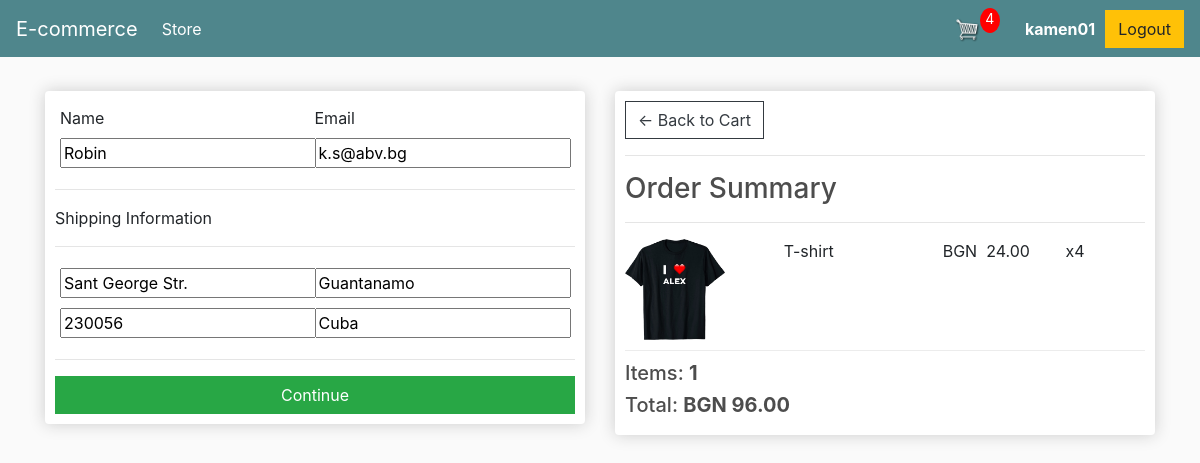
The page /checkout/ (signed in) on the database as committed earlier.
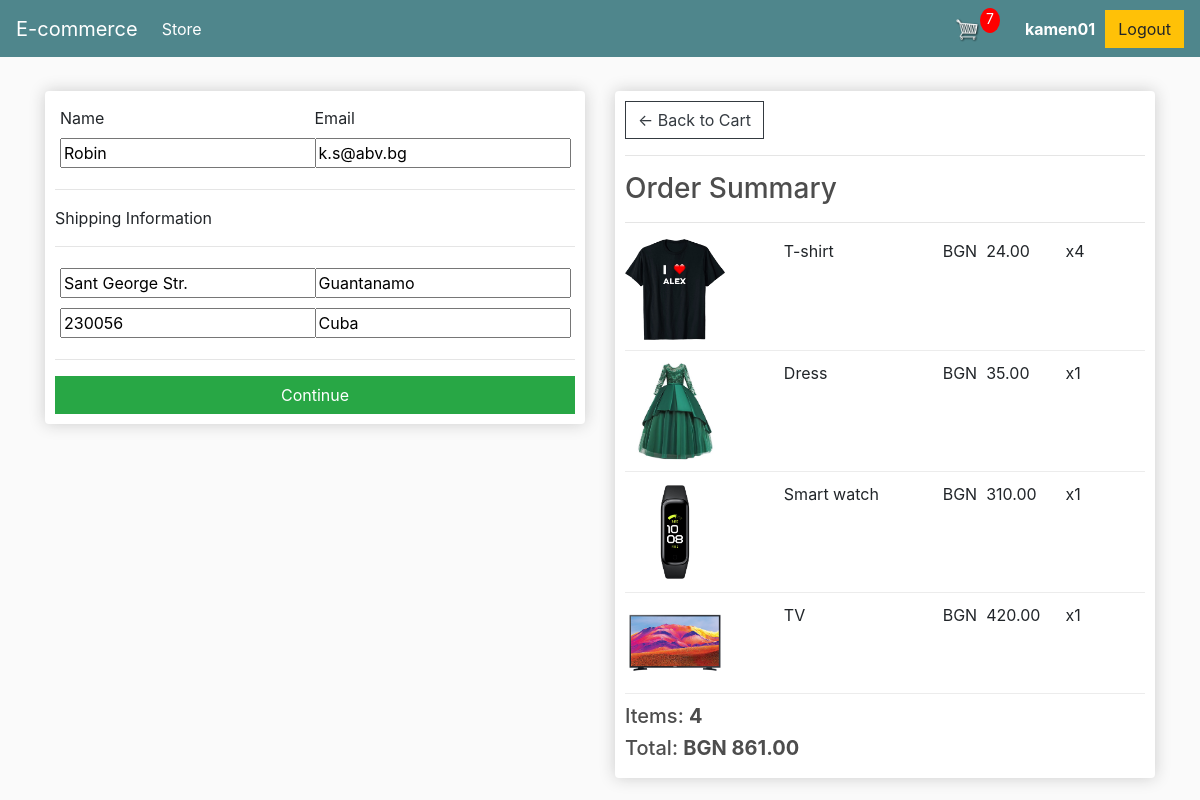
The same page on the database as committed later.
### ecommerce/store/models.py (models this page shows, shortened)
class Customer(models.Model):
    user = models.OneToOneField(User, on_delete=models.CASCADE)
    name = models.CharField(max_length=40, blank=True, null=True)
    email = models.EmailField(blank=True, null=True)

class Order(models.Model):
    customer = models.ForeignKey(Customer, on_delete=models.SET_NULL, null=True)
    date_ordered = models.DateTimeField(auto_now_add=True)
    complete = models.BooleanField(default=False)
    transaction_id = models.CharField(max_length=20, null=True, blank=True)
    @property
    def total_order_price(self):
        result = 0
        items = self.orderitem_set.all()
        for item in items:
            result += item.total_price
        return result

class OrderItem(models.Model):
    product = models.ForeignKey(Product, on_delete=models.DO_NOTHING)
    order = models.ForeignKey(Order, on_delete=models.CASCADE)
    quantity = models.IntegerField(default=0)
    data_added = models.DateTimeField(auto_now_add=True)
    @property
    def total_price(self):
        result = self.quantity*self.product.price
        return result

class Product(models.Model):
    name = models.CharField(max_length=20)
    price = models.FloatField()
    category = models.ForeignKey(Category, on_delete=models.CASCADE)
    image = models.ImageField(upload_to='static/images/', blank=True, null=True)
    description = models.TextField(max_length=400, null=True, blank=True)

### ecommerce/store/views.py (the view, shortened to what this page needs)
# urls.py: path('checkout/', checkout, name='checkout'),
def checkout(request):
    customer = request.user.customer
    order, created = Order.objects.get_or_create(customer=customer, complete=False)
    items = order.orderitem_set.all()
    shipping_address, created = ShippingAddress.objects.get_or_create(customer=customer, order=order)
    form = CustomerForm(instance=customer)
    form1 = ShippingAddressForm(instance=shipping_address)
    context = {
        'items': items,
        'order': order,
        'form': form,
        'form1': form1,
        'customer': customer,
    }
    return render(request, 'checkout.html', context)

### ecommerce/store/forms.py
class CustomerForm(forms.ModelForm):
    class Meta:
        model = Customer
        fields = ['name', 'email']
        widgets = {
            'name': forms.TextInput(attrs={'placeholder': 'name..'}),
            'email': forms.EmailInput(attrs={'placeholder': 'email..'})
        }

class ShippingAddressForm(forms.ModelForm):
    class Meta:
        model = ShippingAddress
        fields = ['address', 'country', 'zipcode', 'city']
        widgets = {
            'address': forms.TextInput(attrs={'placeholder': 'address...'}),
            'country': forms.TextInput(attrs={'placeholder': 'country...'}),
            'zipcode': forms.TextInput(attrs={'placeholder': 'zipcode...'}),
            'city': forms.TextInput(attrs={'placeholder': 'city...'})
        }

### ecommerce/store/templatetags/tags.py (called while the page is built)
@register.simple_tag
def total_order_items(request):
    result = 0
    if not request.user.is_authenticated:
        return result
    try:
        customer = request.user.customer
    except:
        return result
    order, created = Order.objects.get_or_create(customer=customer, complete=False)
    items = order.orderitem_set.all()
    if items:
        for item in items:
            result += item.quantity
    return result

### ecommerce/store/templates/checkout.html (shortened to what this page needs)
{% extends 'main.html' %}
{% load static %}
{% block content %}
    <div class="row">
        <div class="col-lg-6">
            <div class="box-element" id="form-wrapper">
                <form method="post" action="{% url 'checkout' %}">
                    <div id="user-info">
                        <div class="form-field">
                            <label style="display: block">Name</label>
                            {{ form.name }}
                        </div>
                        <div class="form-field">
                            <label style="display: block">Email</label>
                            {{ form.email }}
                        </div>
                    </div>
                    <div id="shipping info">
                        <hr>
                        <p>Shipping Information</p>
                        <hr>
                        <div class="form-field">
                            {{ form1.address }}
                        </div>
                        <div class="form-field">
                            {{ form1.city }}
                        </div>
                        <div class="form-field">
                            {{ form1.zipcode }}
                        </div>
                        <div class="form-field">
                            {{ form1.country }}
                        </div>
                    </div>
                    <hr>
                    <input id="form-button" class="btn btn-success btn-block" type="submit" value="Continue">
                </form>
            </div>
            <br>
        </div>
         <div class="col-lg-6">
            <div class="box-element">
                <a class="btn btn-outline-dark" href="{% url 'cart' %}">&#x2190; Back to Cart</a>
                <hr>
                <h3>Order Summary</h3>
                <hr>
                {% for item in items %}
                    <div class="cart-row">
                        <div style="flex: 2"><img class="row-image" src="{{item.product.image.url}}"></div>
                        <div style="flex: 2"><p>{{ item.product.name }}</p></div>
                        <p>BGN&nbsp;&nbsp;</p>
                        <div style="flex: 1"><p>{{ item.product.price|floatformat:2 }}</p></div>
                        <div style="flex: 1"><p>x{{ item.quantity }}</p></div>
                    </div>
                {% endfor %}
                <h5>Items:  <strong>{{ items|length }}</strong></h5>
                <h5>Total:  <strong>BGN {{ order.total_order_price|floatformat:2 }}</strong></h5>
            </div>
        </div>
    </div>
{% endblock %}

### templates/main.html (shortened to what this page needs)
{% load tags %}
<!DOCTYPE html>
{% load static %}
<html>
    <head>
        <link rel="stylesheet" href="https://stackpath.bootstrapcdn.com/bootstrap/4.4.1/css/bootstrap.min.css"
>
        <link rel="stylesheet" type="text/css" href="{% static 'css/main.css' %}">
     </head>
     <body>
     <nav class="navbar navbar-expand-lg navbar-dark bg-dark">
         <a class="navbar-brand" href="{% url 'store' %}">E-commerce</a>
         <div class="collapse navbar-collapse" id="navbarSupportedContent">
             <ul class="navbar-nav mr-auto">
                 <li class="nav-item active">
                     <a class="nav-link" href="{% url 'store' %}">Store <span class="sr-only">(current)</span></a>
                 </li>
             </ul>
         </div>
         <div class="form-inline my-2 my-lg-0">
             <a href="{% url 'cart' %}">
                 <img id="cart-icon" src="{% static 'images/cart.png' %}" alt="No Image">
             </a>
             <p id="cart-total">{% total_order_items request %}</p>
             <strong style="color: white; margin-right: 10px; margin-left: 25px;">{{ user }}</strong>
             {% if not user.is_authenticated %}
                <a href="{% url 'login' %}" class="btn btn-warning">Login</a>
             {% elif user.is_authenticated %}
                 <a href="{% url 'logout' %}" class="btn btn-warning">Logout</a>
             {% endif %}
         </div>
     </nav>
             <div class="container">
                    <br>
                    {% block content %}
                     {% endblock content %}
             </div>
     </body>
</html>

Rows that differ between the two databases and show on the page:
added OrderItem: product.image (picture), product.name "Dress", product.price "35.00", quantity "1"
added OrderItem: product.image (picture), product.name "Smart watch", product.price "310.00", quantity "1"
added OrderItem: product.image (picture), product.name "TV", product.price "420.00", quantity "1"
computed for Order: total_order_price "96.00" → "861.00"
Other text that changed with them:
{{ items|length }}: "1" → "4"
text no longer shown: "4"
text now shown: "7"
